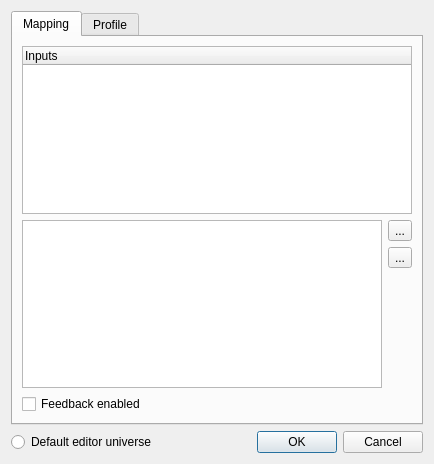
<?xml version="1.0" encoding="UTF-8"?>
<ui version="4.0">
 <class>InputPatchEditor</class>
 <widget class="QDialog" name="InputPatchEditor">
  <property name="geometry">
   <rect>
    <x>0</x>
    <y>0</y>
    <width>434</width>
    <height>464</height>
   </rect>
  </property>
  <property name="windowTitle">
   <string>Input patch editor</string>
  </property>
  <layout class="QGridLayout" name="gridLayout_3">
   <item row="0" column="0" colspan="2">
    <widget class="QTabWidget" name="m_tab">
     <property name="currentIndex">
      <number>0</number>
     </property>
     <widget class="QWidget" name="Mapping">
      <attribute name="title">
       <string>Mapping</string>
      </attribute>
      <layout class="QGridLayout" name="gridLayout_2">
       <item row="0" column="0" colspan="2">
        <widget class="QTreeWidget" name="m_mapTree">
         <property name="sizePolicy">
          <sizepolicy hsizetype="Expanding" vsizetype="Expanding">
           <horstretch>0</horstretch>
           <verstretch>0</verstretch>
          </sizepolicy>
         </property>
         <column>
          <property name="text">
           <string>Inputs</string>
          </property>
         </column>
        </widget>
       </item>
       <item row="1" column="0" rowspan="3">
        <widget class="QTextBrowser" name="m_infoBrowser">
         <property name="sizePolicy">
          <sizepolicy hsizetype="Expanding" vsizetype="Expanding">
           <horstretch>0</horstretch>
           <verstretch>0</verstretch>
          </sizepolicy>
         </property>
        </widget>
       </item>
       <item row="1" column="1">
        <widget class="QToolButton" name="m_configureButton">
         <property name="text">
          <string notr="true">...</string>
         </property>
         <property name="icon">
          <iconset resource="main.qrc">
           <normaloff>:/configure.png</normaloff>:/configure.png</iconset>
         </property>
         <property name="iconSize">
          <size>
           <width>26</width>
           <height>26</height>
          </size>
         </property>
        </widget>
       </item>
       <item row="3" column="1">
        <spacer name="verticalSpacer">
         <property name="orientation">
          <enum>Qt::Vertical</enum>
         </property>
         <property name="sizeHint" stdset="0">
          <size>
           <width>20</width>
           <height>109</height>
          </size>
         </property>
        </spacer>
       </item>
       <item row="4" column="0">
        <widget class="QCheckBox" name="m_feedbackEnabledCheck">
         <property name="toolTip">
          <string>Send feedback data to the input universe for moving e.g. motorized sliders.</string>
         </property>
         <property name="text">
          <string>Feedback enabled</string>
         </property>
        </widget>
       </item>
       <item row="2" column="1">
        <widget class="QToolButton" name="m_reconnectButton">
         <property name="toolTip">
          <string>Attempt to re-connect the current plugin</string>
         </property>
         <property name="text">
          <string notr="true">...</string>
         </property>
         <property name="icon">
          <iconset resource="main.qrc">
           <normaloff>:/detach.png</normaloff>:/detach.png</iconset>
         </property>
         <property name="iconSize">
          <size>
           <width>26</width>
           <height>26</height>
          </size>
         </property>
        </widget>
       </item>
      </layout>
     </widget>
     <widget class="QWidget" name="Profile">
      <attribute name="title">
       <string>Profile</string>
      </attribute>
      <layout class="QGridLayout" name="gridLayout">
       <item row="0" column="0" rowspan="4">
        <widget class="QTreeWidget" name="m_profileTree">
         <property name="rootIsDecorated">
          <bool>false</bool>
         </property>
         <property name="itemsExpandable">
          <bool>false</bool>
         </property>
         <property name="allColumnsShowFocus">
          <bool>true</bool>
         </property>
         <column>
          <property name="text">
           <string>Profile</string>
          </property>
         </column>
        </widget>
       </item>
       <item row="0" column="1">
        <widget class="QToolButton" name="m_addProfileButton">
         <property name="toolTip">
          <string>Create a new input profile</string>
         </property>
         <property name="text">
          <string notr="true">...</string>
         </property>
         <property name="icon">
          <iconset resource="main.qrc">
           <normaloff>:/edit_add.png</normaloff>:/edit_add.png</iconset>
         </property>
         <property name="iconSize">
          <size>
           <width>26</width>
           <height>26</height>
          </size>
         </property>
        </widget>
       </item>
       <item row="1" column="1">
        <widget class="QToolButton" name="m_removeProfileButton">
         <property name="toolTip">
          <string>Delete the selected input profile</string>
         </property>
         <property name="text">
          <string notr="true">...</string>
         </property>
         <property name="icon">
          <iconset resource="main.qrc">
           <normaloff>:/edit_remove.png</normaloff>:/edit_remove.png</iconset>
         </property>
         <property name="iconSize">
          <size>
           <width>26</width>
           <height>26</height>
          </size>
         </property>
        </widget>
       </item>
       <item row="2" column="1">
        <widget class="QToolButton" name="m_editProfileButton">
         <property name="toolTip">
          <string>Edit the selected input profile</string>
         </property>
         <property name="text">
          <string notr="true">...</string>
         </property>
         <property name="icon">
          <iconset resource="main.qrc">
           <normaloff>:/edit.png</normaloff>:/edit.png</iconset>
         </property>
         <property name="iconSize">
          <size>
           <width>26</width>
           <height>26</height>
          </size>
         </property>
        </widget>
       </item>
       <item row="3" column="1">
        <spacer name="verticalSpacer_2">
         <property name="orientation">
          <enum>Qt::Vertical</enum>
         </property>
         <property name="sizeHint" stdset="0">
          <size>
           <width>20</width>
           <height>170</height>
          </size>
         </property>
        </spacer>
       </item>
      </layout>
     </widget>
    </widget>
   </item>
   <item row="1" column="1">
    <widget class="QDialogButtonBox" name="m_buttonBox">
     <property name="orientation">
      <enum>Qt::Horizontal</enum>
     </property>
     <property name="standardButtons">
      <set>QDialogButtonBox::Cancel|QDialogButtonBox::Ok</set>
     </property>
    </widget>
   </item>
   <item row="1" column="0">
    <widget class="QRadioButton" name="m_editorUniverseRadio">
     <property name="toolTip">
      <string>Use this universe for e.g. scene channel value setting in scene editor</string>
     </property>
     <property name="text">
      <string>Default editor universe</string>
     </property>
    </widget>
   </item>
  </layout>
 </widget>
 <resources>
  <include location="main.qrc"/>
 </resources>
 <connections>
  <connection>
   <sender>m_buttonBox</sender>
   <signal>accepted()</signal>
   <receiver>InputPatchEditor</receiver>
   <slot>accept()</slot>
   <hints>
    <hint type="sourcelabel">
     <x>424</x>
     <y>454</y>
    </hint>
    <hint type="destinationlabel">
     <x>157</x>
     <y>274</y>
    </hint>
   </hints>
  </connection>
  <connection>
   <sender>m_buttonBox</sender>
   <signal>rejected()</signal>
   <receiver>InputPatchEditor</receiver>
   <slot>reject()</slot>
   <hints>
    <hint type="sourcelabel">
     <x>424</x>
     <y>454</y>
    </hint>
    <hint type="destinationlabel">
     <x>286</x>
     <y>274</y>
    </hint>
   </hints>
  </connection>
  <connection>
   <sender>m_mapTree</sender>
   <signal>doubleClicked(QModelIndex)</signal>
   <receiver>InputPatchEditor</receiver>
   <slot>accept()</slot>
   <hints>
    <hint type="sourcelabel">
     <x>200</x>
     <y>116</y>
    </hint>
    <hint type="destinationlabel">
     <x>430</x>
     <y>129</y>
    </hint>
   </hints>
  </connection>
  <connection>
   <sender>m_feedbackEnabledCheck</sender>
   <signal>toggled(bool)</signal>
   <receiver>InputPatchEditor</receiver>
   <slot>slotFeedbackToggled(bool)</slot>
   <hints>
    <hint type="sourcelabel">
     <x>82</x>
     <y>389</y>
    </hint>
    <hint type="destinationlabel">
     <x>162</x>
     <y>424</y>
    </hint>
   </hints>
  </connection>
 </connections>
 <slots>
  <slot>slotFeedbackToggled(bool)</slot>
 </slots>
</ui>
